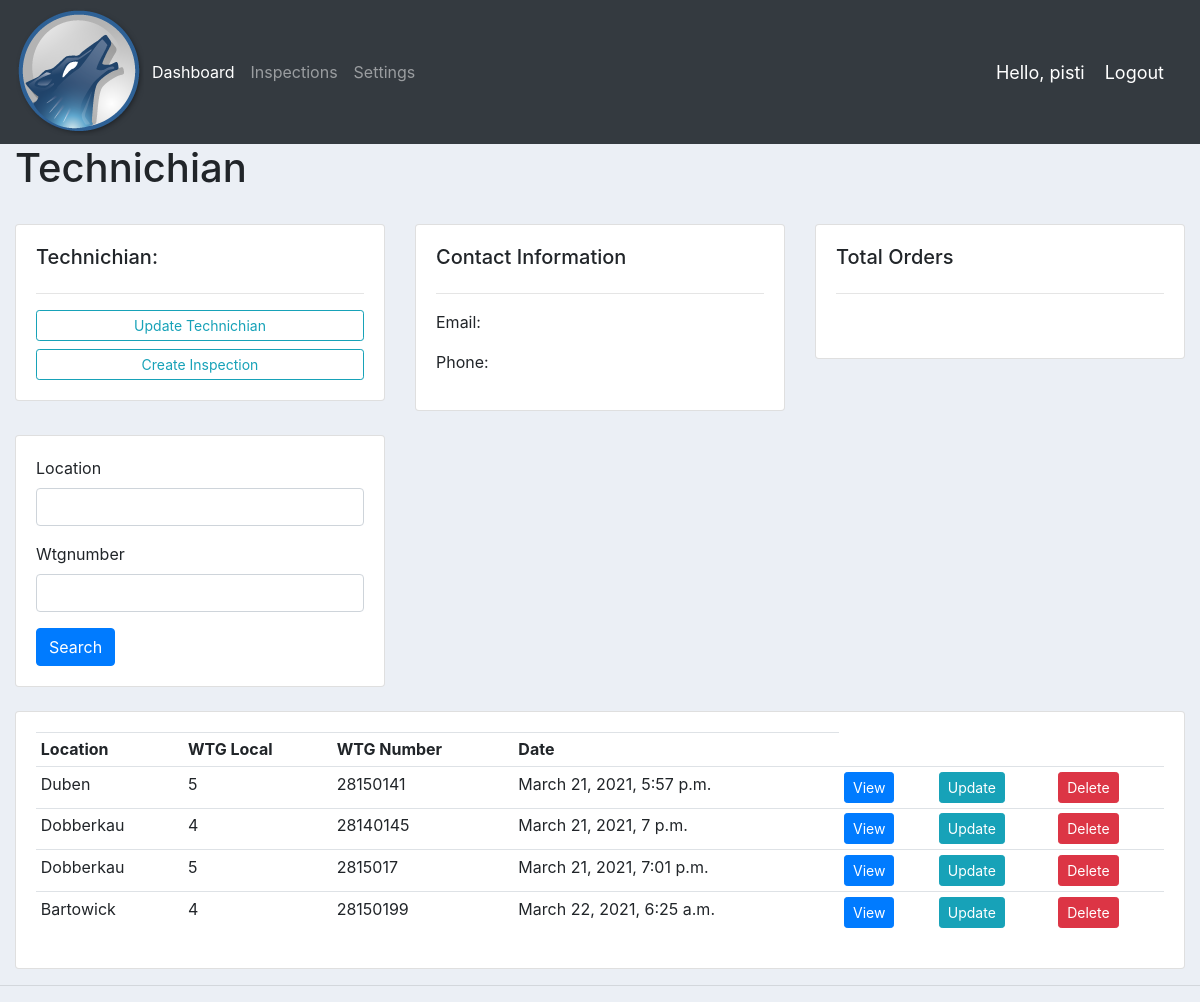
/technician/1/ (signed in), run on an earlier commit of the app's database.
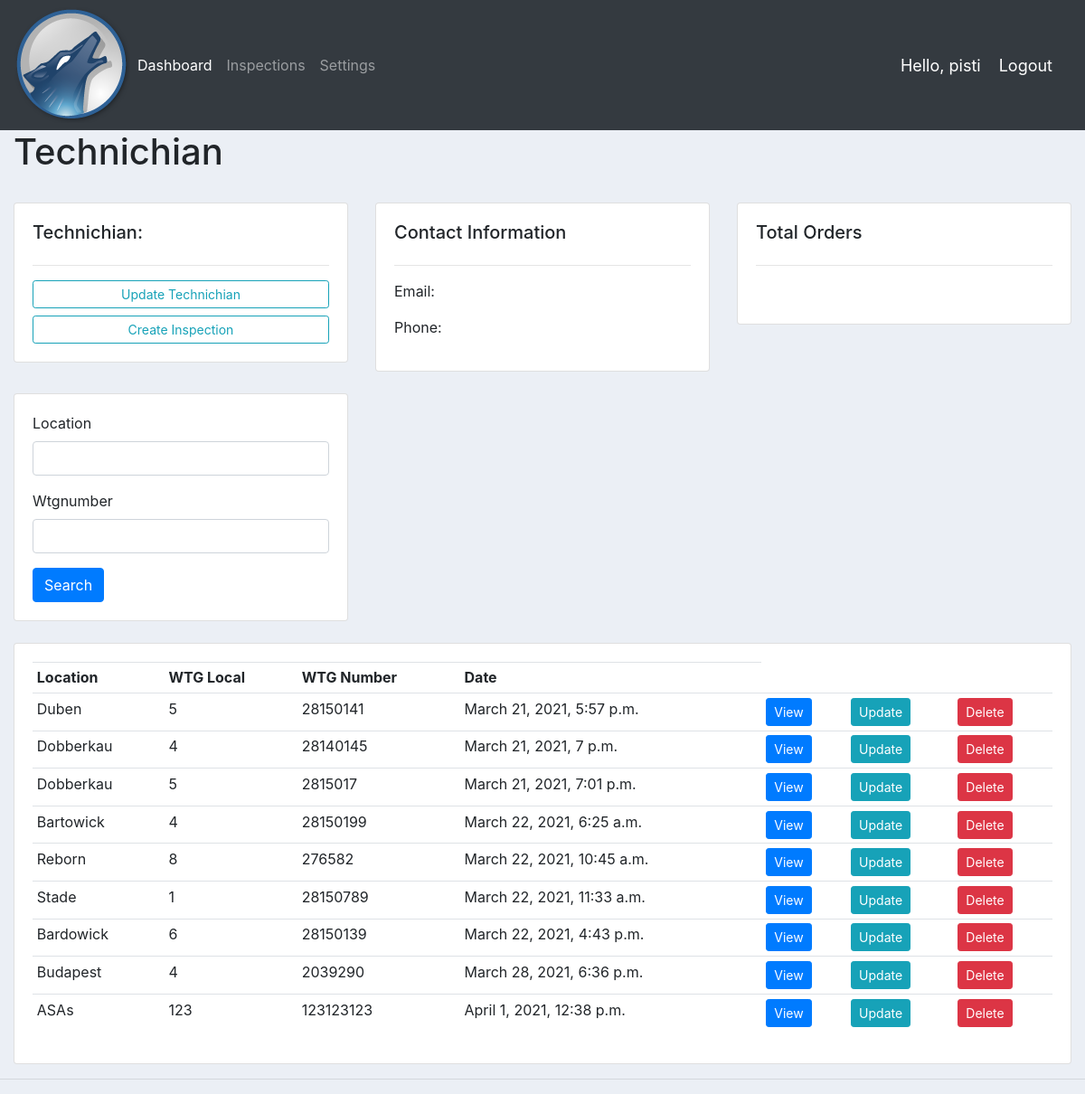
And on a later commit of the database.
### accounts/models.py (models this page shows, shortened)
class Inspection(models.Model):
	date = models.DateTimeField(auto_now_add=True)
	location = models.CharField(max_length=50)
	wtglocalnumber = models.CharField(max_length=3)
	wtgnumber = models.CharField(max_length=15)
	technician_one = models.ForeignKey(Technician, null=True, on_delete= models.SET_NULL)
	technician_two = models.CharField(max_length=50)
	technician_three = models.CharField(max_length=50, null=True, blank=True)
	notes = models.TextField(null=True, blank=True)
	TRAVEL_OFFICE_WTG = 'Travel Office --> WTG'
	TRAVEL_WTG_OFFICE = 'Travel WTG --> Office'
	TRAVEL_HOTEL_WTG = 'Travel Hotel --> WTG'
	TRAVEL_WTG_HOTEL = 'Travel WTG --> Hotel'
	TRAVEL_EXTRA = 'Travel Extra'
	WORK_PREPARATION = 'Work Preparation'
	UT_INSPECTION = 'UT Inspection'
	STANDBY_WEATHER = 'Standby Weather'
	STANDBY_WTG_DISORDER = 'Standby WTG Disorder'
	CLEANING = 'Cleaning'
	OTHER = 'Other'
	ACTIVITY = [(TRAVEL_OFFICE_WTG, 'Travel Office --> WTG '),
				(TRAVEL_WTG_OFFICE, 'Travel WTG --> Office'),
				(TRAVEL_HOTEL_WTG, 'Travel Hotel --> WTG'),
				(TRAVEL_WTG_HOTEL, 'Travel WTG --> Hotel'),
				(TRAVEL_EXTRA, 'Travel Extra'),
				(WORK_PREPARATION, 'Work Preparation'),
				(UT_INSPECTION, 'UT Inspection'),
				(STANDBY_WEATHER, 'Standby Weather'),
				(STANDBY_WTG_DISORDER, 'Standby WTG Disorder'),
				(CLEANING, 'Cleaning'),
				(OTHER, 'Other'),
				]
	activity_1 = models.CharField(choices=ACTIVITY, max_length=50)
	time_start_1 = models.TimeField(null=True,blank=True, auto_now=False, auto_now_add=False)
	time_end_1 = models.TimeField(null=True,blank=True, auto_now=False, auto_now_add=False)
	note_1 = models.CharField(max_length=200, blank=True)
	activity_2 = models.CharField(choices=ACTIVITY, max_length=50)
	time_start_2 = models.TimeField(null=True,blank=True, auto_now=False, auto_now_add=False)
	time_end_2 = models.TimeField(null=True,blank=True, auto_now=False, auto_now_add=False)
	note_2 = models.CharField(max_length=200, blank=True)
	activity_3 = models.CharField(choices=ACTIVITY, max_length=50)
	time_start_3 = models.TimeField(null=True,blank=True, auto_now=False, auto_now_add=False)
	time_end_3 = models.TimeField(null=True,blank=True, auto_now=False, auto_now_add=False)
	note_3 = models.CharField(max_length=200, blank=True)
	activity_4 = models.CharField(choices=ACTIVITY, max_length=50)
	time_start_4 = models.TimeField(null=True,blank=True, auto_now=False, auto_now_add=False)
	time_end_4 = models.TimeField(null=True,blank=True, auto_now=False, auto_now_add=False)
	note_4 = models.CharField(max_length=200, blank=True)
	activity_5 = models.CharField(choices=ACTIVITY, max_length=50)
	time_start_5 = models.TimeField(null=True,blank=True, auto_now=False, auto_now_add=False)
	time_end_5 = models.TimeField(null=True,blank=True, auto_now=False, auto_now_add=False)
	note_5 = models.CharField(max_length=200, blank=True)
	activity_6 = models.CharField(choices=ACTIVITY, max_length=50)
	time_start_6 = models.TimeField(null=True,blank=True, auto_now=False, auto_now_add=False)
	time_end_6 = models.TimeField(null=True,blank=True, auto_now=False, auto_now_add=False)
	note_6 = models.CharField(max_length=200,blank=True)
	photo = ImageField(blank=True, manual_crop="")

### accounts/views.py (the view)
# urls.py: path('technician/<str:pk_test>/', views.technician, name="technician"),
@login_required(login_url='login')
def technician(request, pk_test):
    technician = Technician.objects.get(id=pk_test)
    inspections = technician.inspection_set.all()
    inspection_count = inspections.count()
    myFilter = InspectionFilter(request.GET, queryset=inspections)
    inspections = myFilter.qs
    context = {'technician':technician, 'inspections':inspections, 'inspection_count':inspection_count,
    'myFilter':myFilter}
    return render(request, 'accounts/technician.html',context)

### accounts/templates/accounts/technician.html
{%  extends 'accounts/main.html' %}
{% load crispy_forms_tags %}
{% block content %}
<h1>Technichian</h1>
	<br>
<div class="row">
	<div class="col-md">
		<div class="card card-body">
			<h5>Technichian:</h5>
			<hr>
			<a class="btn btn-outline-info  btn-sm btn-block" href="{% url 'account' %}">Update Technichian</a>
			<a class="btn btn-outline-info  btn-sm btn-block" href="{% url 'create_inspection' %}">Create Inspection</a>
		</div>
	</div>
	<div class="col-md">
		<div class="card card-body">
			<h5>Contact Information</h5>
			<hr>
			<p>Email: {{technichian.email}}</p>
			<p>Phone: {{technichian.phone}}</p>
		</div>
	</div>
	<div class="col-md">
		<div class="card card-body">
			<h5>Total Orders</h5>
			<hr>
			<h1 style="text-align: center;padding: 10px"></h1>
		</div>
	</div>
</div>
<br>
<div class="row">
	<div class="col-md-4">
		<div class="card card-body">
			<form method="get">
				{{myFilter.form|crispy}}
		    <button class="btn btn-primary" type="submit">Search</button>
		  </form>
		</div>
	</div>
</div>
<br>
<div class="row">
	<div class="col-md">
		<div class="card card-body">
			<table class="table table-sm">
				<tr>
				<tr>
					<th>Location</th>
					<th>WTG Local</th>
					<th>WTG Number</th>
					<th>Date</th>
				</tr>
				</tr>
				{% for inspection in inspections %}
					<tr>
    					<td>{{inspection.location}}</td>
    					<td>{{inspection.wtglocalnumber}}</td>
    					<td>{{inspection.wtgnumber}}</td>
    					<td>{{inspection.date}}</td>
    					<td><a class="btn btn-sm btn-primary" href="{% url 'inspection_detail' inspection.id %}">View</a></td>
    					<td><a class="btn btn-sm btn-info" href="{% url 'update_inspection' inspection.id %}">Update</a></td>
    					<td><a class="btn btn-sm btn-danger" href="{% url 'delete_inspection' inspection.id %}">Delete</a></td>
					</tr>
					{% endfor %}
			</table>
		</div>
	</div>
</div>
{% endblock %}

What changed in the data, as far as the page shows it:
added Inspection: location "Reborn", wtglocalnumber "8", wtgnumber "276582", date "March 22, 2021, 10:45 a.m."
added Inspection: location "Stade", wtglocalnumber "1", wtgnumber "28150789", date "March 22, 2021, 11:33 a.m."
added Inspection: location "Bardowick", wtglocalnumber "6", wtgnumber "28150139", date "March 22, 2021, 4:43 p.m."
added Inspection: location "Budapest", wtglocalnumber "4", wtgnumber "2039290", date "March 28, 2021, 6:36 p.m."
added Inspection: location "ASAs", wtglocalnumber "123", wtgnumber "123123123", date "April 1, 2021, 12:38 p.m."
